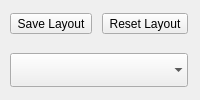
              <widget class="QWidget" name="widget_6" native="true">
               <property name="sizePolicy">
                <sizepolicy hsizetype="Preferred" vsizetype="Preferred">
                 <horstretch>0</horstretch>
                 <verstretch>0</verstretch>
                </sizepolicy>
               </property>
               <property name="minimumSize">
                <size>
                 <width>0</width>
                 <height>0</height>
                </size>
               </property>
               <property name="maximumSize">
                <size>
                 <width>200</width>
                 <height>16777215</height>
                </size>
               </property>
               <layout class="QGridLayout" name="gridLayout_3">
                <property name="leftMargin">
                 <number>0</number>
                </property>
                <property name="topMargin">
                 <number>0</number>
                </property>
                <property name="rightMargin">
                 <number>0</number>
                </property>
                <property name="bottomMargin">
                 <number>0</number>
                </property>
                <property name="horizontalSpacing">
                 <number>0</number>
                </property>
                <item row="1" column="2" colspan="2">
                 <widget class="QComboBox" name="load_layout_selector">
                  <property name="sizePolicy">
                   <sizepolicy hsizetype="Preferred" vsizetype="Preferred">
                    <horstretch>0</horstretch>
                    <verstretch>0</verstretch>
                   </sizepolicy>
                  </property>
                  <property name="maximumSize">
                   <size>
                    <width>16777215</width>
                    <height>34</height>
                   </size>
                  </property>
                  <property name="toolTip">
                   <string>&lt;html&gt;&lt;head/&gt;&lt;body&gt;&lt;p&gt;Load Layout from Presets or Computer&lt;/p&gt;&lt;/body&gt;&lt;/html&gt;</string>
                  </property>
                  <property name="placeholderText">
                   <string>                   Load Layout</string>
                  </property>
                  <property name="frame">
                   <bool>false</bool>
                  </property>
                  <item>
                   <property name="text">
                    <string>Default</string>
                   </property>
                  </item>
                  <item>
                   <property name="text">
                    <string>Coding</string>
                   </property>
                  </item>
                  <item>
                   <property name="text">
                    <string>Analysis</string>
                   </property>
                  </item>
                  <item>
                   <property name="text">
                    <string>Simulation</string>
                   </property>
                  </item>
                 </widget>
                </item>
                <item row="0" column="2">
                 <widget class="QToolButton" name="save_layout_button">
                  <property name="text">
                   <string>Save Layout</string>
                  </property>
                  <property name="icon">
                   <iconset resource="../resources.qrc">
                    <normaloff>:/icons/icons8-save-48.png</normaloff>:/icons/icons8-save-48.png</iconset>
                  </property>
                  <property name="toolButtonStyle">
                   <enum>Qt::ToolButtonStyle::ToolButtonTextBesideIcon</enum>
                  </property>
                 </widget>
                </item>
                <item row="0" column="3">
                 <widget class="QToolButton" name="reset_layout_button">
                  <property name="text">
                   <string>Reset Layout</string>
                  </property>
                  <property name="icon">
                   <iconset resource="../resources.qrc">
                    <normaloff>:/icons/icons8-rotate-48.png</normaloff>:/icons/icons8-rotate-48.png</iconset>
                  </property>
                  <property name="toolButtonStyle">
                   <enum>Qt::ToolButtonStyle::ToolButtonTextBesideIcon</enum>
                  </property>
                 </widget>
                </item>
               </layout>
              </widget>
